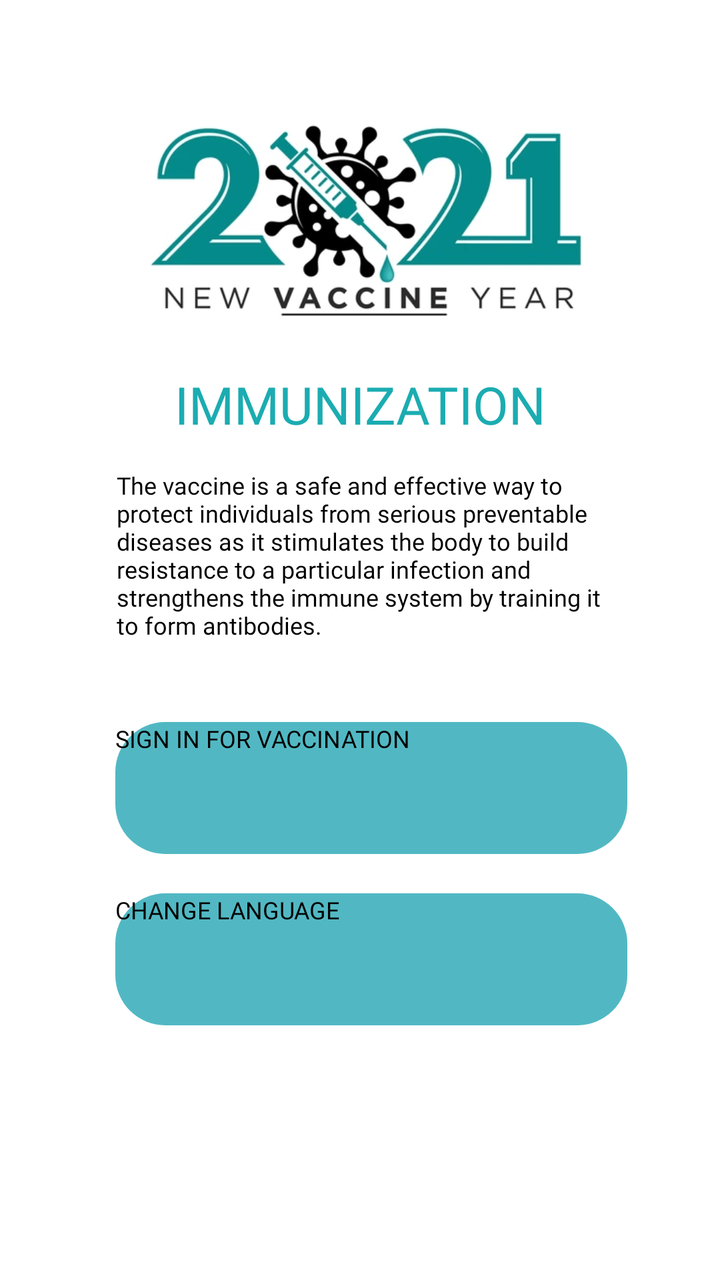
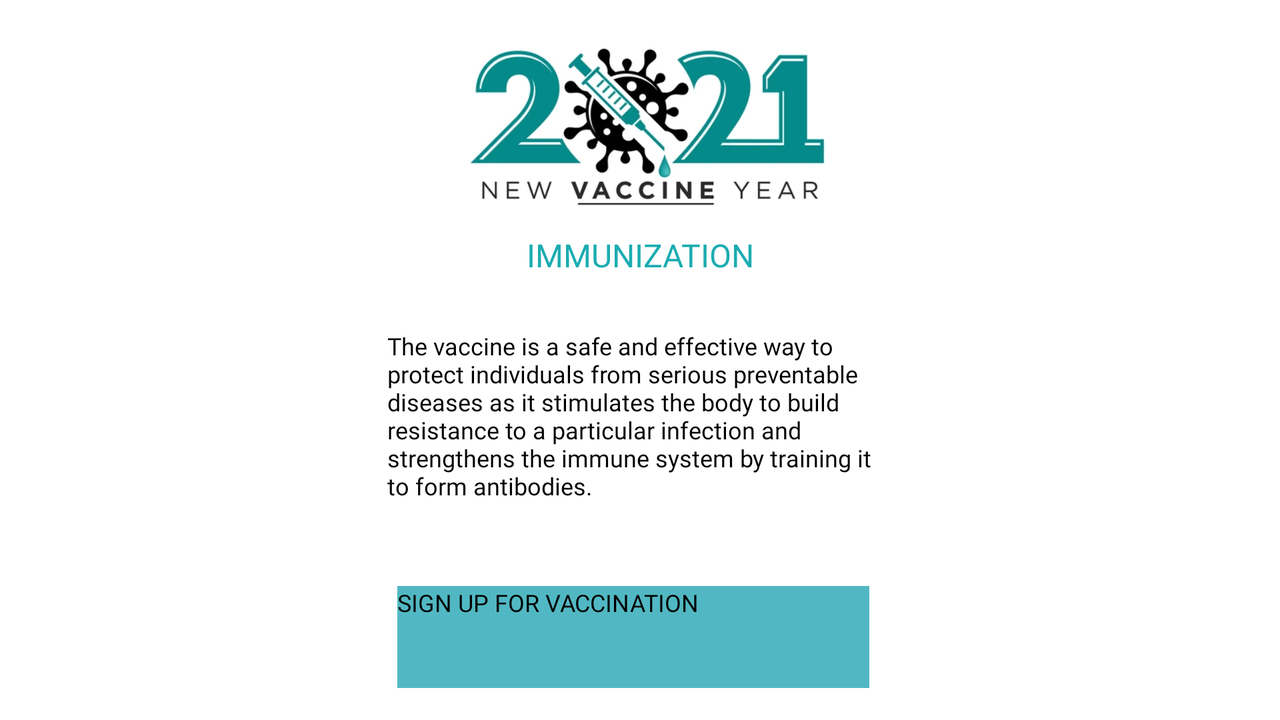

One screen, two layout resources from the same app: the default and the repository's alternative for another configuration. Each is rendered where Android would select it; the XML of both is given below.
<!-- AndroidManifest.xml: application theme Theme.COVID19VaccinationApp -->
<!-- res/layout/fragment_prvi.xml -->
<?xml version="1.0" encoding="utf-8"?>
<androidx.constraintlayout.widget.ConstraintLayout xmlns:android="http://schemas.android.com/apk/res/android"
    xmlns:app="http://schemas.android.com/apk/res-auto"
    xmlns:tools="http://schemas.android.com/tools"
    android:id="@+id/prviFragment"
    android:layout_width="match_parent"
    android:layout_height="match_parent"
    tools:context=".fragments.welcomeFragments.PrviFragment">

    <Button
        android:id="@+id/prijava2"
        android:layout_width="256dp"
        android:layout_height="66dp"
        android:background="@drawable/spinner_bg"
        android:fontFamily="@font/alfa_slab_one"
        android:onClick="prijaviSe"
        android:text="@string/sign_in_for_vaccination"
        android:textSize="12dp"
        app:layout_constraintBottom_toBottomOf="parent"
        app:layout_constraintEnd_toEndOf="parent"
        app:layout_constraintHorizontal_bias="0.554"
        app:layout_constraintStart_toStartOf="parent"
        app:layout_constraintTop_toTopOf="parent"
        app:layout_constraintVertical_bias="0.629" />

    <Button
        android:id="@+id/prijava"
        android:layout_width="256dp"
        android:layout_height="66dp"
        android:background="@drawable/spinner_bg"
        android:fontFamily="@font/alfa_slab_one"
        android:onClick="showChangeLang"
        android:text="@string/change_language"
        android:textSize="12dp"
        app:layout_constraintBottom_toBottomOf="parent"
        app:layout_constraintEnd_toEndOf="parent"
        app:layout_constraintHorizontal_bias="0.554"
        app:layout_constraintStart_toStartOf="parent"
        app:layout_constraintTop_toTopOf="parent"
        app:layout_constraintVertical_bias="0.778" />

    <TextView
        android:id="@+id/naslov1"
        android:layout_width="277dp"
        android:layout_height="51dp"
        android:fontFamily="@font/alfa_slab_one"
        android:gravity="center"
        android:shadowColor="#FFFFFF"
        android:text="@string/immunization"
        android:textColor="@color/blue"
        android:textSize="26dp"
        app:layout_constraintBottom_toBottomOf="parent"
        app:layout_constraintEnd_toEndOf="parent"
        app:layout_constraintStart_toStartOf="parent"
        app:layout_constraintTop_toTopOf="parent"
        app:layout_constraintVertical_bias="0.3" />

    <ImageView
        android:id="@+id/imageView"
        android:layout_width="261dp"
        android:layout_height="122dp"
        android:src="@drawable/a"
        app:layout_constraintBottom_toBottomOf="parent"
        app:layout_constraintEnd_toEndOf="parent"
        app:layout_constraintStart_toStartOf="parent"
        app:layout_constraintTop_toTopOf="parent"
        app:layout_constraintVertical_bias="0.093" />

    <TextView
        android:id="@+id/textView2"
        android:layout_width="253dp"
        android:layout_height="175dp"
        android:fontFamily="@font/alfa_slab_one"
        android:gravity="left"
        android:text="@string/the_vaccine_is_a_safe_and_effective_way_to_protect_individuals_from_serious_preventable_diseases_as_it_stimulates_the_body_to_build_resistance_to_a_particular_infection_and_strengthens_the_immune_system_by_training_it_to_form_antibodies"
        android:textColor="@color/black"
        android:textSize="12dp"
        app:layout_constraintBottom_toBottomOf="parent"
        app:layout_constraintEnd_toEndOf="parent"
        app:layout_constraintHorizontal_bias="0.544"
        app:layout_constraintStart_toStartOf="parent"
        app:layout_constraintTop_toTopOf="parent"
        app:layout_constraintVertical_bias="0.504" />

</androidx.constraintlayout.widget.ConstraintLayout>
<!-- resources referenced by this layout -->
<resources>
  <color name="black">#FF000000</color>
  <color name="blue">#1bacb1</color>
  <!-- drawable a: png bitmap (drawable-v24, 73444 bytes) -->
  <!-- drawable spinner_bg (drawable) -->
  <?xml version="1.0" encoding="utf-8"?>
  <shape xmlns:android="http://schemas.android.com/apk/res/android">
      <gradient
          android:startColor="@color/blue1"
          android:endColor="@color/blue1"/>
      <corners
          android:topRightRadius="25dp"
          android:bottomRightRadius="25dp"
          android:bottomLeftRadius="25dp"
          android:topLeftRadius="25dp"/>
  </shape>
  <string name="change_language">CHANGE LANGUAGE</string>
  <string name="immunization">IMMUNIZATION</string>
  <string name="sign_in_for_vaccination">SIGN IN FOR VACCINATION</string>
  <string name="the_vaccine_is_a_safe_and_effective_way_to_protect_individuals_from_serious_preventable_diseases_as_it_stimulates_the_body_to_build_resistance_to_a_particular_infection_and_strengthens_the_immune_system_by_training_it_to_form_antibodies">The vaccine is a safe and effective way to protect individuals from serious preventable diseases as it stimulates the body to build resistance to a particular infection and strengthens the immune system by training it to form antibodies.</string>
  <style name="Theme.COVID19VaccinationApp" parent="Theme.Design.Light">
          <item name="colorPrimary">@color/blue</item>
          <item name="colorPrimaryVariant">@color/purple_700</item>
          <item name="colorOnPrimary">@color/white</item>
          
          <item name="colorSecondary">@color/teal_200</item>
          <item name="colorSecondaryVariant">@color/teal_700</item>
          <item name="colorOnSecondary">@color/black</item>
      </style>
  <color name="blue1">#AE0097A7</color>
  <color name="purple_700">#FF3700B3</color>
  <color name="white">#FFFFFFFF</color>
  <color name="teal_200">#FF03DAC5</color>
  <color name="teal_700">#FF018786</color>
</resources>
<!-- res/layout-land/fragment_prvi.xml (the repository's variant of the layout above) -->
<!-- drawn on the phone turned sideways -->
<?xml version="1.0" encoding="utf-8"?>
<androidx.constraintlayout.widget.ConstraintLayout xmlns:android="http://schemas.android.com/apk/res/android"
    xmlns:app="http://schemas.android.com/apk/res-auto"
    xmlns:tools="http://schemas.android.com/tools"
    android:id="@+id/prviFragment"
    android:layout_width="match_parent"
    android:layout_height="match_parent"
    tools:context=".fragments.welcomeFragments.PrviFragment">

    <Button
        android:id="@+id/prijava"
        android:layout_width="236dp"
        android:layout_height="51dp"
        android:layout_marginBottom="16dp"
        android:background="@color/blue1"
        android:fontFamily="@font/alfa_slab_one"
        android:onClick="prijaviSe"
        android:text="SIGN UP FOR VACCINATION"
        android:textSize="12dp"
        app:layout_constraintBottom_toBottomOf="parent"
        app:layout_constraintEnd_toEndOf="parent"
        app:layout_constraintHorizontal_bias="0.492"
        app:layout_constraintStart_toStartOf="parent" />

    <TextView
        android:id="@+id/naslov1"
        android:layout_width="277dp"
        android:layout_height="51dp"
        android:fontFamily="@font/alfa_slab_one"
        android:gravity="center"
        android:shadowColor="#FFFFFF"
        android:text="IMMUNIZATION"
        android:textColor="@color/blue"
        android:textSize="16dp"
        app:layout_constraintBottom_toBottomOf="parent"
        app:layout_constraintEnd_toEndOf="parent"
        app:layout_constraintStart_toStartOf="parent"
        app:layout_constraintTop_toTopOf="parent"
        app:layout_constraintVertical_bias="0.33" />

    <ImageView
        android:id="@+id/imageView"
        android:layout_width="226dp"
        android:layout_height="99dp"
        android:src="@drawable/a"
        app:layout_constraintBottom_toBottomOf="parent"
        app:layout_constraintEnd_toEndOf="parent"
        app:layout_constraintHorizontal_bias="0.503"
        app:layout_constraintStart_toStartOf="parent"
        app:layout_constraintTop_toTopOf="parent"
        app:layout_constraintVertical_bias="0.05" />

    <TextView
        android:id="@+id/textView2"
        android:layout_width="253dp"
        android:layout_height="175dp"
        android:fontFamily="@font/alfa_slab_one"
        android:gravity="left"
        android:text="The vaccine is a safe and effective way to protect individuals from serious preventable diseases as it stimulates the body to build resistance to a particular infection and strengthens the immune system by training it to form antibodies."
        android:textColor="@color/black"
        android:textSize="12dp"
        app:layout_constraintBottom_toBottomOf="parent"
        app:layout_constraintEnd_toEndOf="parent"
        app:layout_constraintStart_toStartOf="parent"
        app:layout_constraintTop_toTopOf="parent"
        app:layout_constraintVertical_bias="0.89" />

</androidx.constraintlayout.widget.ConstraintLayout>
<!-- resources referenced by the variant -->
<!-- as the phone turned sideways resolves them -->
<resources>
  <color name="black">#FF000000</color>
  <color name="blue">#1bacb1</color>
  <color name="blue1">#AE0097A7</color>
  <!-- drawable a: png bitmap (drawable-v24, 73444 bytes) -->
  <style name="Theme.COVID19VaccinationApp" parent="Theme.Design.Light">
          <item name="colorPrimary">@color/blue</item>
          <item name="colorPrimaryVariant">@color/purple_700</item>
          <item name="colorOnPrimary">@color/white</item>
          
          <item name="colorSecondary">@color/teal_200</item>
          <item name="colorSecondaryVariant">@color/teal_700</item>
          <item name="colorOnSecondary">@color/black</item>
      </style>
  <color name="purple_700">#FF3700B3</color>
  <color name="white">#FFFFFFFF</color>
  <color name="teal_200">#FF03DAC5</color>
  <color name="teal_700">#FF018786</color>
</resources>
